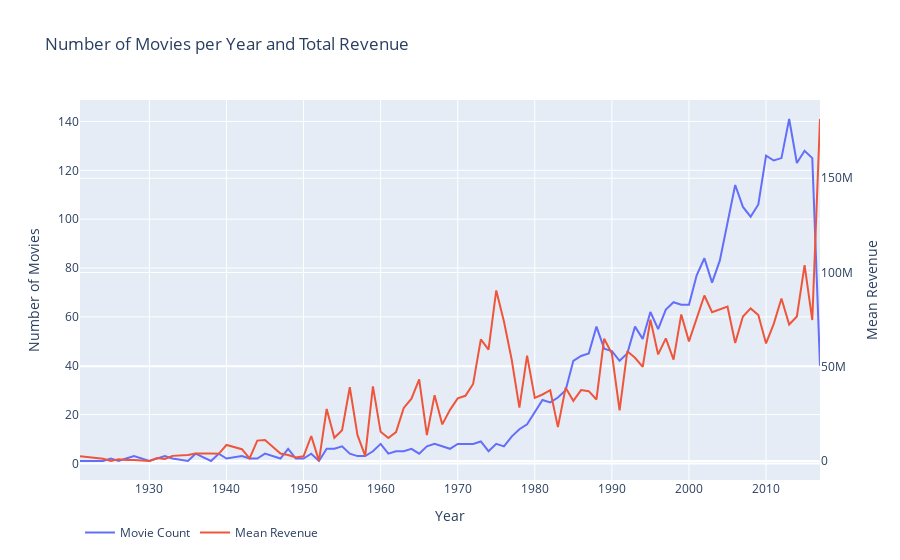

The code cell stored with this chart in its notebook:
### Code cell
d1 = train['release_date_year'].value_counts().sort_index()
d2 = train.groupby(['release_date_year'])['revenue'].mean()

data = [go.Scatter(x = d1.index, y = d1.values, name = 'Movie Count'),
       go.Scatter(x = d2.index, y = d2.values, name = 'Mean Revenue', yaxis='y2')]

layout = go.Layout(dict(title = 'Number of Movies per Year and Total Revenue',
                       xaxis = dict(title = 'Year'),
                       yaxis = dict(title = 'Number of Movies'),
                       yaxis2 = dict(title = 'Mean Revenue', overlaying = 'y', side = 'right'), 
                       ), legend = dict(orientation = 'h')) # set as v for vertical and h for horizontal
py.iplot(dict(data=data, layout = layout))
